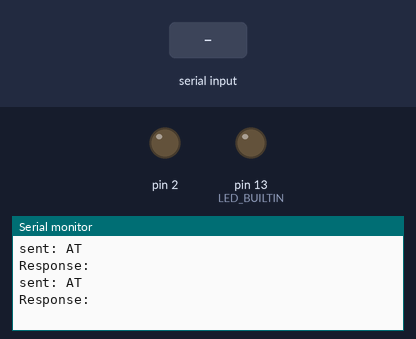
Simulated run of this sketch. Board: Arduino Mega 2560, built with avr-gcc and run on an emulated ATmega2560. Parts: output pins drawn as LEDs (lit = HIGH), the last lines printed to the serial monitor. The inputs (shaded band) are chosen by the test bench.

Above: at 1.2 s.
1.3 s: "OK\n" received over the second serial link
At 2.8 s:
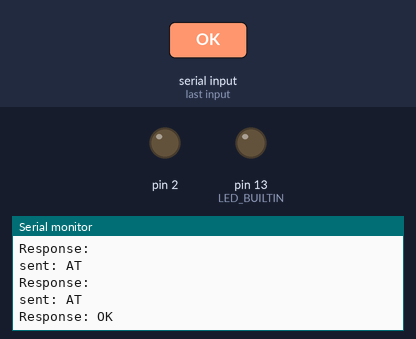
3.5 s: ",,,,,,,,\n" received over the second serial link
At 4.8 s:
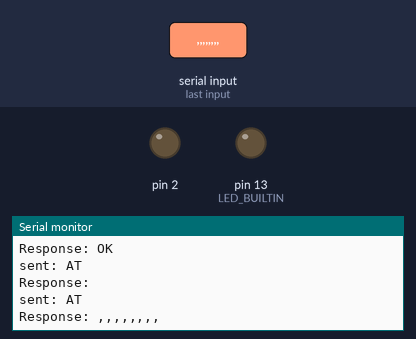
5.5 s: "90,45,200\n" received over the second serial link
At 6.4 s:
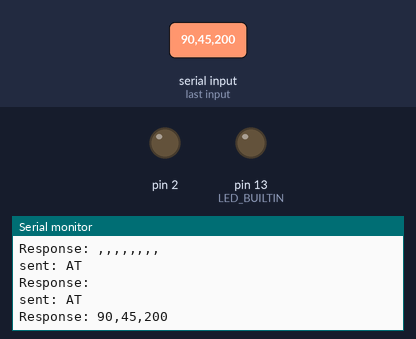

The sketch:

TESTBOTH2.ino
```cpp
// kod do waveshare z examples/SMS
// mamy zmodyfikowany kod z biblioteki Waveshare_SIM7600.cpp bez Powerkey bo powerkay nie działało

#include <SPI.h>
#include <mcp_can.h>

//#include "newlib.h" // do obslugi modulu SIM


// Define the pins used for the CAN module
const int SPI_CS_PIN = 10;

// Initialize MCP2515 object with CS pin
MCP_CAN CAN(SPI_CS_PIN);

char phone_number[] = "**********";      //********** change it to the phone number you want to call
char text_message[] = "www.waveshare.com";      //
uint8_t returned;


void setup() {
  Serial.begin(9600);
  while (!Serial) {
    ; // wait for serial port to connect. Needed for native USB
  }

  // Initialize Serial1 for communication with another device
  Serial1.begin(9600);
  while (!Serial1) {
    ; // wait for serial port to connect. Needed for native USB
  }

    // Set the 1st pin (pin 0) as input
  pinMode(0, INPUT);
    // Set the 3rd pin (pin 2) as output
  pinMode(2, OUTPUT);

  // initialize digital pin LED_BUILTIN as an output.
  //sim7600.PowerOn();
  pinMode(LED_BUILTIN, OUTPUT);


  //printf("Sending Short Message Test:\n");
  //sim7600.SendingShortMessage(phone_number,text_message);

  //returned = sim7600.sendATcommand("AT", "OK", 1000);
  //printf("Response from AT:\n" + returned);  // to powinno cos zwrocic ale nie zwraca
}

void loop() {

  String dataToSend = "Hello, world!";
  Serial1.println(dataToSend);    // Send the AT command
  Serial.println("sent: AT");    //

  // Read response
  String response = "";
  while (Serial1.available()) {
    char c = Serial1.read();
    response += c;
  }

  Serial.println("Response: " + response);
  delay(1000); // Wait for 1 second before next check
}
```

newlib.cpp
```cpp
// (licence header left out)
#include "newlib.h"

Sim7x00::Sim7x00(){
}

Sim7x00::~Sim7x00(){
}


/**************************Power on Sim7x00**************************/
void Sim7x00::PowerOn(int PowerKey){ // tu byla redefinicja argumentu powerkey ale nie dzialala
   uint8_t answer = 0;

  Serial1.begin(115200);

  // checks if the module is started
  answer = sendATcommand("AT", "OK", 2000);
  if (answer == 0)
  {
    Serial.print("Starting up...\n");

    pinMode(PowerKey, OUTPUT);
    // power on pulse
    digitalWrite(PowerKey, HIGH);
    delay(500);
    digitalWrite(PowerKey, LOW);

    // waits for an answer from the module
    while (answer == 0) {     // Send AT every two seconds and wait for the answer
      answer = sendATcommand("AT", "OK", 2000);
	  delay(1000);
    }

  }

  delay(5000);

  while ((sendATcommand("AT+CREG?", "+CREG: 0,1", 500) || sendATcommand("AT+CREG?", "+CREG: 0,5", 500)) == 0)
    delay(500);
}

/**************************Phone Calls**************************/
void Sim7x00::PhoneCall(const char* PhoneNumber) {
  char aux_str[30];

//  Serial1.print("Enter the phone number:");

//  scanf("%s", PhoneNumber);

  sprintf(aux_str, "ATD%s;", PhoneNumber);
  sendATcommand(aux_str, "OK", 10000);

  // press the button for hang the call
  //while (digitalRead(button) == 1);

  delay(20000);

  Serial1.println("AT+CHUP");            // disconnects the existing call
  Serial.print("Call disconnected\n");
}

/**************************SMS sending and receiving message **************************/
//SMS sending short message
bool Sim7x00::SendingShortMessage(const char* PhoneNumber,const char* Message){
  uint8_t answer = 0;
  char aux_string[30];

  Serial.print("Setting SMS mode...\n");

  sendATcommand("AT+CMGF=1", "OK", 1000);    // sets the SMS mode to text
  Serial.print("Sending Short Message\n");

  sprintf(aux_string,"AT+CMGS=\"%s\"", PhoneNumber);

  answer = sendATcommand(aux_string, ">", 3000);    // send the SMS number
  if (answer == 1)
  {
      Serial1.println(Message);
      Serial1.write(0x1A);
      answer = sendATcommand("", "OK", 20000);
      if (answer == 1)
      {
          Serial.print("Sent successfully \n");
          return true;
      }
      else
      {
          Serial.print("error \n");
          return false;
      }
  }
  else
  {
 //     Serial1.print(answer);
      Serial.print(" error.\n");
      return false;
  }
}

//SMS receiving short message
bool Sim7x00::ReceivingShortMessage(){
  uint8_t answer = 0;
  int i = 0;
  char RecMessage[200];

  Serial.print("Setting SMS mode...\n");
    sendATcommand("AT+CMGF=1", "OK", 1000);    // sets the SMS mode to text
  sendATcommand("AT+CPMS=\"SM\",\"SM\",\"SM\"", "OK", 1000);    // selects the memory

    answer = sendATcommand("AT+CMGR=1", "+CMGR:", 2000);    // reads the first SMS

  if (answer == 1)
    {
        answer = 0;
        while(Serial1.available() == 0);
        // this loop reads the data of the SMS
        do{
            // if there are data in the UART input buffer, reads it and checks for the asnwer
            if(Serial1.available() > 0){
                RecMessage[i] = Serial1.read();
                i++;
                // check if the desired answer (OK) is in the response of the module
                if (strstr(RecMessage, "OK") != NULL)
                {
                    answer = 1;
                }
            }
        }while(answer == 0);    // Waits for the asnwer with time out

 //       RecMessage[i] = '\0';

        Serial1.print(RecMessage);
        Serial1.print("\n");

    }
    else
    {
        Serial1.print(answer);
        Serial1.print(" error.\n");
    return false;
    }

  return true;
}

/**************************FTP download file to Module EFS , uploading EFS file to FTP**************************/
void Sim7x00::ConfigureFTP(const char* FTPServer,const char* FTPUserName,const char* FTPPassWord){
    char aux_str[50];

    // sets the paremeters for the FTP server
  sendATcommand("AT+CFTPPORT=21", "OK", 2000);
  sendATcommand("AT+CFTPMODE=1", "OK", 2000);
  sendATcommand("AT+CFTPTYPE=A", "OK", 2000);

//  Serial1.print(aux_str,"AT+CFTPSERV=\"%s\"", FTPServer);

    sprintf(aux_str,"AT+CFTPSERV=\"%s\"", FTPServer);
    sendATcommand(aux_str, "OK", 2000);

    sprintf(aux_str, "AT+CFTPUN=\"%s\"", FTPUserName);
    sendATcommand(aux_str, "OK", 2000);
    sprintf(aux_str, "AT+CFTPPW=\"%s\"", FTPPassWord);
    sendATcommand(aux_str, "OK", 2000);
}

void Sim7x00::UploadToFTP(const char* FileName){
  char aux_str[50];

  Serial1.print("Upload file to FTP...\n");
  sprintf(aux_str, "AT+CFTPPUTFILE=\"%s\",0", FileName);
  sendATcommand(aux_str, "OK", 2000);
}

void Sim7x00::DownloadFromFTP(const char* FileName){
  char aux_str[50];

  Serial1.print("Download file from FTP...\n");
  sprintf(aux_str, "AT+CFTPGETFILE=\"%s\",0", FileName);
    sendATcommand(aux_str, "OK", 2000);
}

/**************************GPS positoning**************************/
bool Sim7x00::GPSPositioning(){

    uint8_t answer = 0;
    bool RecNull = true;
    int i = 0;
    char RecMessage[200];
    char LatDD[3],LatMM[10],LogDD[4],LogMM[10],DdMmYy[7] ,UTCTime[7];
    int DayMonthYear;
    float Lat = 0;
    float Log = 0;

    memset(RecMessage, '\0', 200);    // Initialize the string
    memset(LatDD, '\0', 3);    // Initialize the string
    memset(LatMM, '\0', 10);    // Initialize the string
    memset(LogDD, '\0', 4);    // Initialize the string
    memset(LogMM, '\0', 10);    // Initialize the string
    memset(DdMmYy, '\0', 7);    // Initialize the string
    memset(UTCTime, '\0', 7);    // Initialize the string

    Serial1.print("Start GPS session...\n");
    sendATcommand("AT+CGPS=1,1", "OK", 1000);    // start GPS session, standalone mode

    delay(2000);

    while(RecNull)
    {
        answer = sendATcommand("AT+CGPSINFO", "+CGPSINFO: ", 1000);    // start GPS session, standalone mode

        if (answer == 1)
        {
            answer = 0;
            while(Serial1.available() == 0);
            // this loop reads the data of the GPS
            do{
                // if there are data in the UART input buffer, reads it and checks for the asnwer
                if(Serial1.available() > 0){
                    RecMessage[i] = Serial1.read();
                    i++;
                    // check if the desired answer (OK) is in the response of the module
                    if (strstr(RecMessage, "OK") != NULL)
                    {
                        answer = 1;
                    }
                }
            }while(answer == 0);    // Waits for the asnwer with time out

            RecMessage[i] = '\0';
            Serial1.print(RecMessage);
            Serial1.print("\n");

            if (strstr(RecMessage, ",,,,,,,,") != NULL)
            {
                memset(RecMessage, '\0', 200);    // Initialize the string
                i = 0;
                answer = 0;
                delay(1000);
            }
            else
            {
                RecNull = false;
                sendATcommand("AT+CGPS=0", "OK:", 1000);
            }
        }
        else
        {
            Serial1.print("error \n");
            return false;
        }
        delay(2000);

    }

    strncpy(LatDD,RecMessage,2);
    LatDD[2] = '\0';
//    Serial1.print("LatDD:");
//    Serial1.print(LatDD);

    strncpy(LatMM,RecMessage+2,9);
    LatMM[9] = '\0';
//    Serial1.print(" LatMM:");
//    Serial1.print(LatMM);

    Lat = atoi(LatDD) + (atof(LatMM)/60);
    if(RecMessage[12] == 'N')
    {
        Serial1.print("Latitude is ");
        Serial1.print(Lat);
        Serial1.print(" N\n");
      }
    else if(RecMessage[12] == 'S')
    {
        Serial1.print("Latitude is ");
        Serial1.print(Lat);
        Serial1.print(" S\n");
      }
    else
        return false;

    strncpy(LogDD,RecMessage+14,3);
    LogDD[3] = '\0';
//    Serial1.print("LogDD:");
//    Serial1.print(LogDD);

    strncpy(LogMM,RecMessage+17,9);
    LogMM[9] = '\0';
//    Serial1.print("LogMM:");
//    Serial1.print(LogMM);

    Log = atoi(LogDD) + (atof(LogMM)/60);
    if(RecMessage[27] == 'E')
    {
        Serial1.print("Longitude is ");
        Serial1.print(Log);
        Serial1.print(" E\n");
      }
    else if(RecMessage[27] == 'W')
    {
        Serial1.print("Latitude is ");
        Serial1.print(Lat);
        Serial1.print(" W\n");
      }
    else
        return false;

    strncpy(DdMmYy,RecMessage+29,6);
    DdMmYy[6] = '\0';
    Serial1.print("Day Month Year is ");
    Serial1.print(DdMmYy);
    Serial1.print("\n");

    strncpy(UTCTime,RecMessage+36,6);
    UTCTime[6] = '\0';
    Serial1.print("UTC time is ");
    Serial1.print(UTCTime);
    Serial1.print("\n");

    return true;
}

/**************************Other functions**************************/
uint8_t Sim7x00::sendATcommand(const char* ATcommand, const char* expected_answer, unsigned int timeout) {

  Serial1.begin(115200);
    uint8_t x=0,  answer=0;
    char response[100];
    unsigned long previous;

    memset(response, '\0', 100);    // Initialize the string

    delay(100);

    while( Serial1.available() > 0) Serial1.read();    // Clean the input buffer

    Serial1.println(ATcommand);    // Send the AT command
    printf("sent: ");    // Send the AT command
    printf(ATcommand);    // Send the AT command


    x = 0;
    previous = millis();

    // this loop waits for the answer
    do{
        if(Serial1.available() != 0){
            // if there are data in the UART input buffer, reads it and checks for the asnwer
            response[x] = Serial1.read();
//            Serial1.print(response[x]);
            x++;
            // check if the desired answer  is in the response of the module
            if (strstr(response, expected_answer) != NULL)
            {
                answer = 1;
            }
        }
         // Waits for the asnwer with time out
    }while((answer == 0) && ((millis() - previous) < timeout));

//    Serial1.print("\n");

    return answer;
}

char Sim7x00::sendATcommand2(const char* ATcommand, const char* expected_answer1, const char* expected_answer2, unsigned int timeout){
  uint8_t x=0,  answer=0;
    char response[100];
    unsigned long previous;

    memset(response, '\0', 100);    // Initialize the string

    delay(100);

    while( Serial1.available() > 0) Serial1.read();    // Clean the input buffer

    Serial1.println(ATcommand);    // Send the AT command

    x = 0;
    previous = millis();

    // this loop waits for the answer
    do{
        // if there are data in the UART input buffer, reads it and checks for the asnwer
        if(Serial1.available() != 0){
            response[x] = Serial1.read();
            Serial.print(response[x]);
            x++;
            // check if the desired answer 1  is in the response of the module
            if (strstr(response, expected_answer1) != NULL)
            {
                Serial.print("\n");
                answer = 1;
            }
            // check if the desired answer 2 is in the response of the module
            else if (strstr(response, expected_answer2) != NULL)
            {
                Serial.print("\n");
                answer = 2;
            }
        }
    }
    // Waits for the asnwer with time out
    while((answer == 0) && ((millis() - previous) < timeout));

    return answer;

}

Sim7x00 sim7600 = Sim7x00();
```

newlib.h
```cpp
// (licence header left out)
#ifndef newlib_h
#define newlib_h

#include <stdlib.h>
#if ARDUINO >= 100
  #include <Arduino.h>
#else
  #include <wiring.h>
#endif

//#define unsigned int uint8_t

/* Sim7x00 Class */
class Sim7x00 {

public:
  // Pin definition
  const static int powerkey = 2;
  int userkey;

  Sim7x00();
  ~Sim7x00();

  // SIM query
  void PowerOn(int PowerKey = powerkey);

  // Phone calls
  void PhoneCall(const char* PhoneNumber);

  // SMS sending and receiving message
  bool SendingShortMessage(const char* PhoneNumber,const char* Message);
  bool ReceivingShortMessage();

  // FTP download file to Module EFS or uploading EFS file to FTP
  void ConfigureFTP(const char* FTPServer,const char* FTPUserName,const char* FTPPassWord);
  void UploadToFTP(const char* FileName);
  void DownloadFromFTP(const char* FileName);

  // GPS positoning
  bool GPSPositioning();

  //TCP and UDP communication
//  bool PDPSetting(const char* APN);
//  bool TCPClientCM(const char* ServerIP,const char* Port,const char* Message,const char* MessageSize);  //TCP Client Command Mode
//  bool UDPServerCM(const char* ServerIP,const char* Port,const char* Message,const char* MessageSize);  //UDP Client Command Mode
//  bool TCPServerCM(const char* ServerIP,const char* Port,const char* Message,const char* MessageSize);  //TCP Client Command Mode

  // Other functions.
  uint8_t sendATcommand(const char* ATcommand, const char* expected_answer, unsigned int timeout);
  char sendATcommand2(const char* ATcommand, const char* expected_answer1, const char* expected_answer2, unsigned int timeout);
};

extern Sim7x00 sim7600;

#endif
```

Measured:
- after the input at 1.3 s, the serial monitor: prints a new line after 0.71 s (image 1)
- after the input at 3.5 s, the serial monitor: prints a new line after 0.51 s (image 2)
- after the input at 5.5 s, the serial monitor: prints a new line after 0.51 s (image 3)
